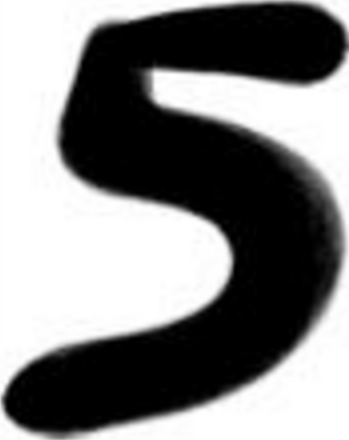
#> input picture unseen_dig.png, 349 x 440 px
$ jupyter execute --allow-errors SandboxFinalProject.ipynb   (shell and % lines are left out)
#> lines starting #> are read from the running program, lines starting #| are printed output that depends on the picture
# pattern_recog_func.py

[cell 1]
# import warnings
# warnings.filterwarnings("ignore", category=DeprecationWarning)
from scipy.interpolate import interp2d
from skimage import transform, data, io
from sklearn.decomposition import PCA
from sklearn.svm import SVC
from sklearn.datasets import load_digits
from sklearn import preprocessing
from sklearn import svm
import matplotlib.pyplot as plt
import matplotlib.image as mpimg
import numpy as np
from pdb import set_trace

def interpol_im(im, dim1=8, dim2=8, plot_new_im=False, cmap='binary', axis_off=False):
    im = im[:,:,0]
    x = np.arange(im.shape[1])
    y = np.arange(im.shape[0])

    f2d = interp2d(x, y, im)

    x_new = np.linspace(0, im.shape[1], dim1)
    y_new = np.linspace(0, im.shape[0], dim2)
    im_new = -f2d(x_new, y_new)

    im_flat = im_new.flatten()

    if plot_new_im:
        plt.imshow(im_new, cmap=cmap, interpolation='nearest')
        if axis_off:
            plt.grid('off')
        plt.show()

    return im_flat

def pca_X(X, n_comp=10):
    md_pca = PCA(n_components=n_comp, whiten=True)
    X_proj = md_pca.fit_transform(X)
    return md_pca, X_proj

def rescale_pixel(X, unseen, ind=0):
    X_train = X[ind]
    min_max_scaler = preprocessing.MinMaxScaler(feature_range=(min(X_train), max(X_train)))
    unseen_scaled = min_max_scaler.fit_transform(X_train.reshape(1, -1), unseen.reshape(1, -1)).astype(int)
    return unseen_scaled

def svm_train(X, y, gamma=0.001, C=100):
    # instantiating an SVM classifier
    md_clf = svm.SVC(gamma=0.001, C=100.)

    # apply SVM to training data and draw boundaries.
    md_clf.fit(X, y)
    # a prediction for the test data point.
    return md_clf

def pca_svm_pred(imfile, md_pca, md_clf, dim1=45, dim2=60):
    im = mpimg.imread(imfile)
    im_flat = interpol_im(im, dim1=dim1, dim2=dim2, plot_new_im=True)
    im_flat_proj = md_pca.transform(im_flat.reshape(1, -1))
    pre = md_clf.predict(im_flat_proj.reshape(1, -1))
    return pre

# dig_recog.py

[cell 2]
from scipy.interpolate import interp2d
from sklearn.decomposition import PCA
from sklearn.svm import SVC
from sklearn.datasets import load_digits
import matplotlib.pyplot as plt
import matplotlib.image as mpimg
import numpy as np
from skimage import transform, data, io


dig_data = load_digits()
X = dig_data.data
y = dig_data.target

md_clf = svm_train(X[0:60], y[0:60])
perc = 0
mis = 0
tot_start = 60
tot_end = 80
for i in range(tot_start, tot_end):
    ans = y[i]
    pre = md_clf.predict(X[i].reshape(1, -1))[0]
    if ans != pre:
        mis += 1
        plt.imshow(X[i].reshape((8, 8)), cmap='binary')
        plt.show()
        print("--------> index, actual digit, svm_prediction: {:d}, {:d}, {:d}".format(i, ans, pre))
    if ans == pre:
        perc += 1.

percentage = (perc/(tot_end-tot_start))*100.
print("Total number of mis-identifications: {:d}".format(mis))
print("Success rate: {:f}".format(percentage))

############################################################################
############################## unseen_dig.png ##############################
############################################################################

unseen = mpimg.imread('unseen_dig.png')
#> unseen is the input picture: shape (440, 349, 4) float32; mean R, G, B, A 0.51, 0.51, 0.51, 1
#> (the rest of this cell did not finish here and is left out)

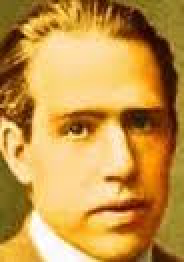
#> input picture bohr0.jpeg, 92 x 131 px (shown 2 times larger)
#> further down, im is the input picture: shape (131, 92, 3); mean R, G, B 196.7, 149.2, 71.7

plt.imshow(X[15].reshape((8, 8)), cmap='binary')
plt.show()

unseen_scaled = rescale_pixel(X, unseen_flat, ind=15)

unseen_pre = md_clf.predict(unseen_flat.reshape(1, -1))
unseen_scaled_pre = md_clf.predict(unseen_scaled.reshape(1, -1))
print("Predictions for unscaled and scaled unseen image: {:d}, {:d}".format(unseen_pre[0], unseen_scaled_pre[0]))

# face_recog.py

[cell 3]
bohr = 10
ein = 11
flat_bohr = []
flat_ein = []
y = []
phys_dict = {0: 'Bohr', 1: 'Einstein'}

#> (the rest of this cell did not finish here and is left out)

#> call 2 of interpol_im, with dim1 = 45, dim2 = 60, plot_new_im = False, cmap = 'binary', axis_off = True
#> in interpol_im (call 2), `im = im[:,:,0]`:
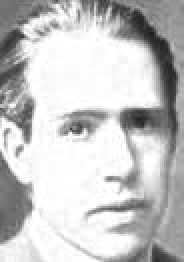
#> im: shape (131, 92) (shown 2 times larger); min 30, max 255, mean 196.7
    y.append(0)
for i in range(ein):
    im = mpimg.imread('ein'+str(i)+'.jpeg')
    flat_ein.append(interpol_im(im, dim1=45, dim2=60, plot_new_im=False, cmap='binary', axis_off=True))
    y.append(1)

X = np.vstack((np.array(flat_bohr), np.array(flat_ein)))

md_pca, X_proj = pca_X(X)

perc = 0
tot = 21

for select_idx in range(tot):
#     set_trace()
    Xtrain = np.delete(X, select_idx, axis = 0)
    ytrain = np.delete(y, select_idx)

    md_pca.fit(Xtrain)
    Xtrain_proj = md_pca.transform(Xtrain)

    Xtest = X[select_idx].reshape(1, -1)
    ytest = y[select_idx]
    Xtest_proj = md_pca.transform(Xtest)

    md_clf = svm_train(Xtrain_proj, ytrain)
    pre = md_clf.predict(Xtest_proj)
    if pre == ytest:
        perc += 1.

perc /= (tot/100.)

unseen_phys1 = 'unseen_phys1.jpg'
unseen_phys2 = 'unseen_phys2.jpg'

pre1 = pca_svm_pred(unseen_phys1, md_pca, md_clf)
pre2 = pca_svm_pred(unseen_phys2, md_pca, md_clf)

pre_ein_statement = 'PCA+SVM prediction for physicist 1: {:s}'.format(phys_dict[pre1[0]])
pre_bohr_statement = 'PCA+SVM prediction for physicist 2: {:s}'.format(phys_dict[pre2[0]])

print(pre_ein_statement)
print(pre_bohr_statement)
